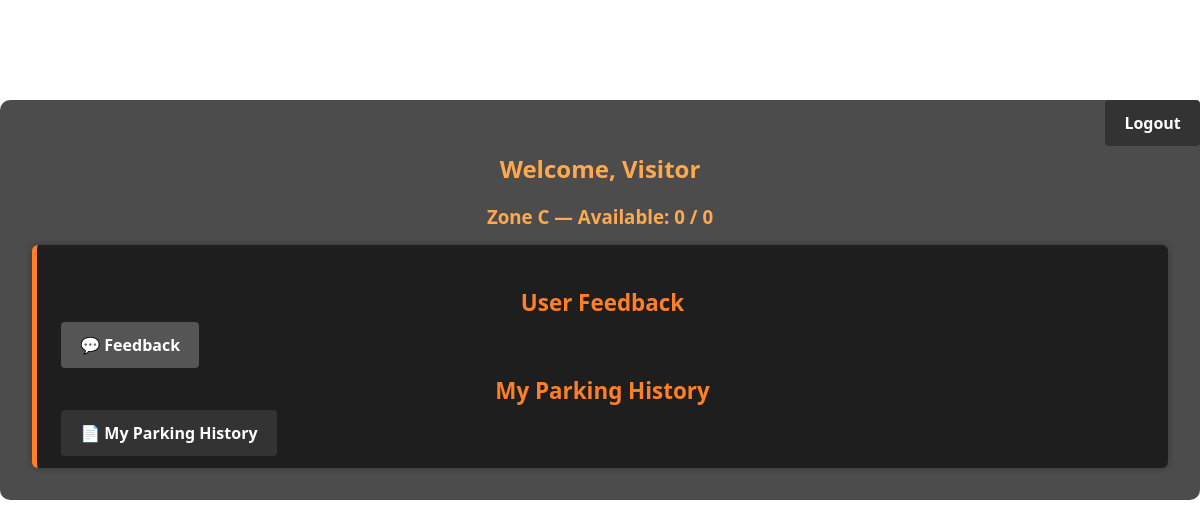
The app's page /visitor_dashboard.php (signed in) with its own data.
### tables this page shows
CREATE TABLE `zone` (
  `zoneID` char(1) NOT NULL,
  `zoneName` varchar(50) NOT NULL,
  `capacity` int(11) NOT NULL,
  `availableSpace` int(11) NOT NULL,
  `Role` enum('student','staff','visitor') NOT NULL
);

### visitor_dashboard.php (the view, shortened to what this page needs)
<?php
require_once "includes/db_connect.php";
$role = $_SESSION["role"];
$zoneStmt = $conn->prepare("SELECT * FROM Zone WHERE role = ?");
$zoneStmt->bind_param("s", $role);
$zoneStmt->execute();
$zoneResult = $zoneStmt->get_result();
$zone = $zoneResult->fetch_assoc();
?>
<!DOCTYPE html>
<html lang="en">
<head>
    <a href="logout.php" class="btn danger" style="float:right;">Logout</a>
    <link rel="stylesheet" href="css/availability.css">
</head>
<body>
<div class="dashboard-container">
    <h2>Welcome, Visitor</h2>
    <h3><?= htmlspecialchars($zone["zoneName"]) ?> — Available: <?= $zone["availableSpace"] ?> / <?= $zone["capacity"] ?></h3>
      <section class="dashboard-section">
        <h2>User Feedback</h2>
        <a href="feedback.php" class="btn feedback-btn">💬 Feedback</a>
        <h2>My Parking History</h2>
        <a href="user_report.php" class="btn">📄 My Parking History</a>
    </section>
</div>
</body>
</html>

### css/availability.css (style rules this page uses)
body { margin: 0; font-family: 'Segoe UI', Tahoma, Geneva, Verdana, sans-serif; background: url('../images/background.jpg') no-repeat center center fixed; background-size: cover; color: #fff; min-height: 100vh; }
.dashboard-container { max-width: 1200px; margin: 100px auto; background-color: rgba(0, 0, 0, 0.7); padding: 2rem; border-radius: 10px; }
.dashboard-container h2, .dashboard-container h3 { text-align: center; color: #ffa94d; margin-bottom: 1rem; }
.dashboard-section { background-color: #1e1e1e; padding: 1.5rem; border-left: 5px solid #ff7f27; border-radius: 6px; box-shadow: 0 0 10px rgba(0,0,0,0.3); }
.dashboard-section h2 { color: #ff7f27; margin-bottom: 1rem; font-size: 1.4rem; }
.btn { background-color: #333; color: #fff; padding: 0.75rem 1.2rem; border-radius: 4px; font-weight: bold; text-decoration: none; transition: 0.3s ease; }
.feedback-btn { background-color: #555; }

### records on screen
zone: zoneName "Zone C", availableSpace "0", capacity "0"
